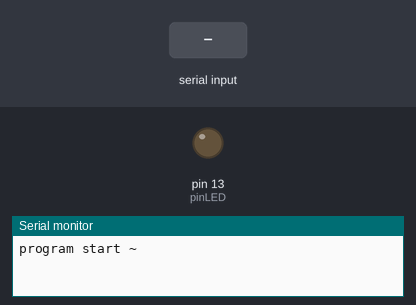
This sketch was run on a simulated Arduino Uno, built with avr-gcc and run on an emulated ATmega328P. Parts: output pins drawn as LEDs (lit = HIGH), the last lines printed to the serial monitor. The test bench sets the inputs (shaded band).

Above: at 1.2 s.
1.3 s: "1" received over Serial
At 2.5 s:
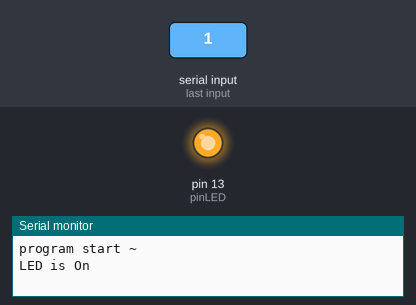
2.8 s: "0" received over Serial
At 3.7 s:
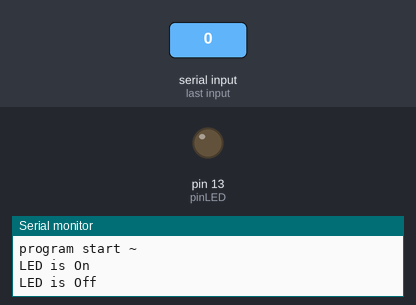
Timing chart, 0 to 5.8 s (numbered marks = the images above; inputs shaded):
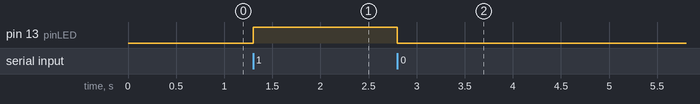

The sketch:

Serial2LED.ino
```cpp
const int pinLED = 13;
void setup() {
  // initialize digital pin LED_BUILTIN as an output.
  pinMode(pinLED, OUTPUT);
  Serial.begin(9600);
  Serial.println("program start ~");
}

void loop() {
  if(Serial.available() > 0)
  {
    char ch = Serial.read();

    if(ch == '1')
    {
      digitalWrite(pinLED, HIGH);
      Serial.println("LED is On");
    }
    else if(ch == '0')
    {
      digitalWrite(pinLED, LOW);
      Serial.println("LED is Off");
    }
    else;
  }
}
```

Measured:
- after the input at 1.3 s, pin 13 (pinLED): LOW → HIGH at once
- after the input at 2.8 s, pin 13 (pinLED): HIGH → LOW at once
